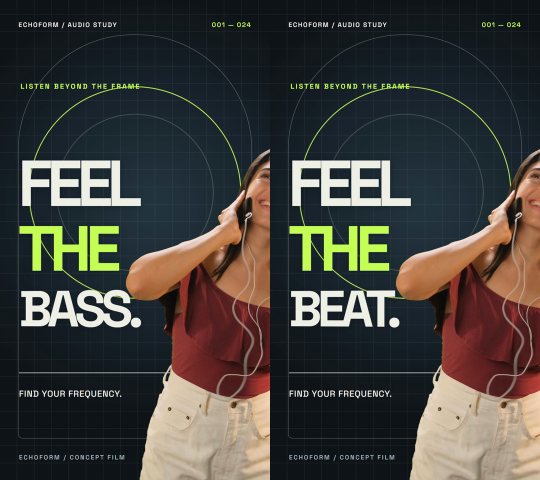
#> input picture scripts/video-editing/studio-phase2/proof-ab.png, 1080 x 960 px (shown at 1/2 size)
$ python -i shoot_index.py   (imports and definitions only)   (older library calls are emulated)
#> lines starting #> are read from the running program, lines starting #| are printed output that depends on the picture
"""Private index-first culling ledger for large JPEG shoots; never edits or deletes originals."""

from __future__ import annotations

import argparse
import csv
import hashlib
import json
import os
import shutil
import sqlite3
import sys
import tempfile
import time
from datetime import datetime
from pathlib import Path

import cv2
import numpy as np
from PIL import Image, ImageDraw

from picasso import analyze, digest, online_only, srgb_image


VERSION = "0.3.0"
SUFFIXES = {".jpg", ".jpeg"}
DECISIONS = {"KEEP", "ALTERNATE", "REVIEW", "EXCLUDE"}
FIELDS = ["id", "root", "relative", "source", "source_sha256", "bytes", "capture_time",
          "time_basis", "width", "height", "burst", "near_duplicate_of", "scene",
          "focus_hint", "face_count_hint", "median_luma", "status", "decision", "reviewer", "reason"]


def linked_dir(path: Path) -> bool:
    return path.is_symlink() or getattr(path, "is_junction", lambda: False)()


# [72 lines left out: functions file_inventory, connect, capture_time, not called in this run]


def photo_id(root: int, relative: Path) -> str:
    key = f"{root}:{relative.as_posix()}".encode("utf-8")
    return f"r{root}-{hashlib.sha256(key).hexdigest()[:16]}"


def quick_analysis(image: Image.Image) -> dict:
    """Cheap whole-frame hints; Lightroom handles subject and eye judgments."""
    pixels = np.asarray(image, dtype=np.uint8)
    gray = cv2.cvtColor(pixels, cv2.COLOR_RGB2GRAY)
    tiny = cv2.resize(gray, (9, 8), interpolation=cv2.INTER_AREA).astype(np.int16)
    return {"scene": "unclassified_preview", "focus_hint": round(float(cv2.Laplacian(gray, cv2.CV_64F).var()), 2),
            "face_count_hint": None, "median_luma": round(float(np.median(gray)) / 255, 4),
            "dhash": "".join("1" if bit else "0" for bit in (tiny[:, 1:] > tiny[:, :-1]).flat)}


# [406 lines left out: functions index_one, group_bursts, write_review, contact_sheets, status, run_index and 5 more, not called in this run]


# [2 lines not run here, left out]

>>> import cv2
>>> picture = cv2.cvtColor(cv2.imread('../video-editing/studio-phase2/proof-ab.png'), cv2.COLOR_BGR2RGB)
>>> result = quick_analysis(picture)
#> in quick_analysis, `gray = cv2.cvtColor(pixels, cv2.COLOR_RGB2GRAY)`:
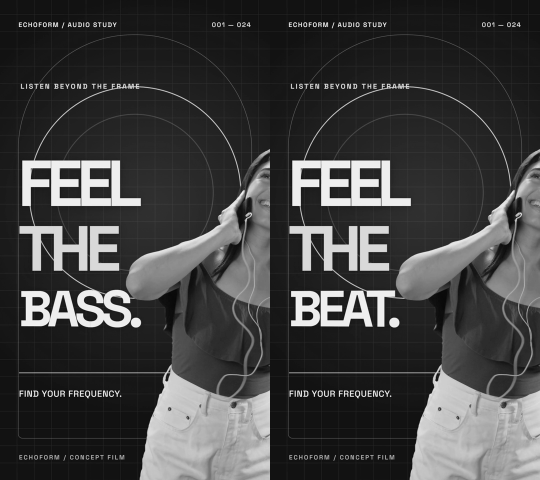
#> gray: shape (960, 1080) (shown at 1/2 size); min 0, max 255, mean 65
#> result = 5 items
